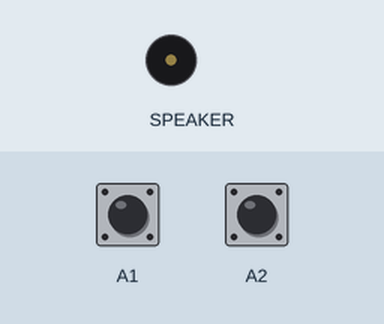
This program was run on a simulated Circuit Playground running CircuitPython. On the bench: buzzer (waves = sounding). The test bench sets the inputs (shaded band); at power-on: A1 LOW, A2 LOW. Touch pads read as touched when driven HIGH.

Above: at 1.2 s.
1.3 s: A1 pulled HIGH for 0.15 s
At 1.37 s:
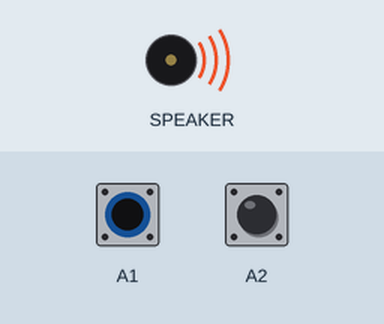
2.9 s: A1 pulled HIGH for 3.2 s
At 7.3 s:
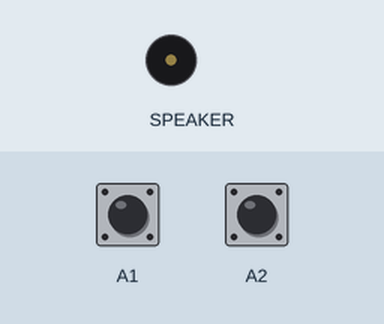
7.6 s: A2 pulled HIGH for 3.2 s
At 8.5 s:
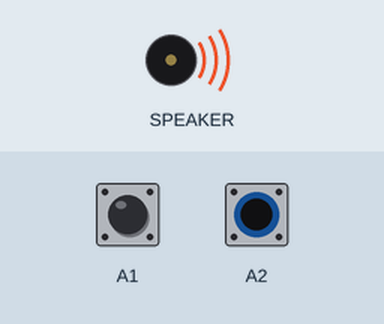
Timing chart, 0 to 12.3 s (numbered marks = the images above; inputs shaded):
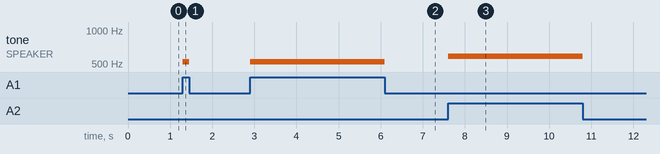

Measured:
- after the input at 1.3 s, tone on SPEAKER: silent → 523 Hz at once, → silent 0.15 s later
- after the input at 2.9 s, tone on SPEAKER: silent → 523 Hz at once, → silent 3.2 s later
- after the input at 7.6 s, tone on SPEAKER: silent → 587 Hz at once, → silent 3.2 s later

The program:

touch-tones.py
```python
# Alternative to using touchio
from adafruit_circuitplayground import cp

while True:
    if cp.touch_A1:
        cp.start_tone(523)
    elif cp.touch_A2:
        cp.start_tone(587)
    else:
        cp.stop_tone()
```
